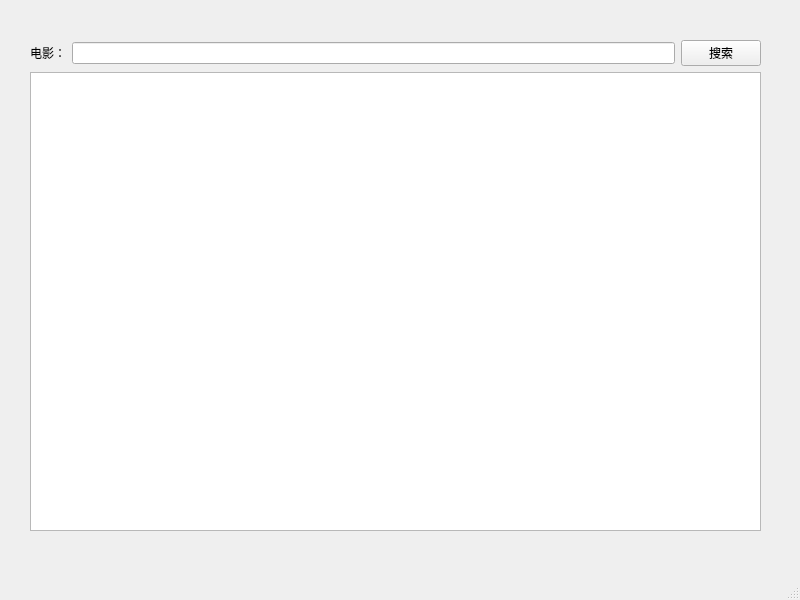
<?xml version="1.0" encoding="UTF-8"?>
<ui version="4.0">
 <class>MainWindow</class>
 <widget class="QMainWindow" name="MainWindow">
  <property name="enabled">
   <bool>true</bool>
  </property>
  <property name="geometry">
   <rect>
    <x>0</x>
    <y>0</y>
    <width>800</width>
    <height>600</height>
   </rect>
  </property>
  <property name="tabletTracking">
   <bool>false</bool>
  </property>
  <property name="windowTitle">
   <string>MainWindow</string>
  </property>
  <widget class="QWidget" name="centralwidget">
   <widget class="QWidget" name="gridLayoutWidget">
    <property name="geometry">
     <rect>
      <x>30</x>
      <y>40</y>
      <width>731</width>
      <height>491</height>
     </rect>
    </property>
    <layout class="QGridLayout" name="gridLayout">
     <item row="0" column="1">
      <widget class="QLineEdit" name="lineEdit"/>
     </item>
     <item row="0" column="2">
      <widget class="QPushButton" name="pushButton">
       <property name="text">
        <string>搜索</string>
       </property>
      </widget>
     </item>
     <item row="0" column="0">
      <widget class="QLabel" name="label">
       <property name="text">
        <string>电影：</string>
       </property>
      </widget>
     </item>
     <item row="1" column="0" colspan="3">
      <widget class="QTableView" name="tableView"/>
     </item>
    </layout>
   </widget>
  </widget>
  <widget class="QMenuBar" name="menubar">
   <property name="geometry">
    <rect>
     <x>0</x>
     <y>0</y>
     <width>800</width>
     <height>26</height>
    </rect>
   </property>
  </widget>
  <widget class="QStatusBar" name="statusbar"/>
  <action name="actionfile">
   <property name="text">
    <string>file</string>
   </property>
  </action>
  <action name="actiondone">
   <property name="text">
    <string>done</string>
   </property>
  </action>
 </widget>
 <resources/>
 <connections/>
</ui>
